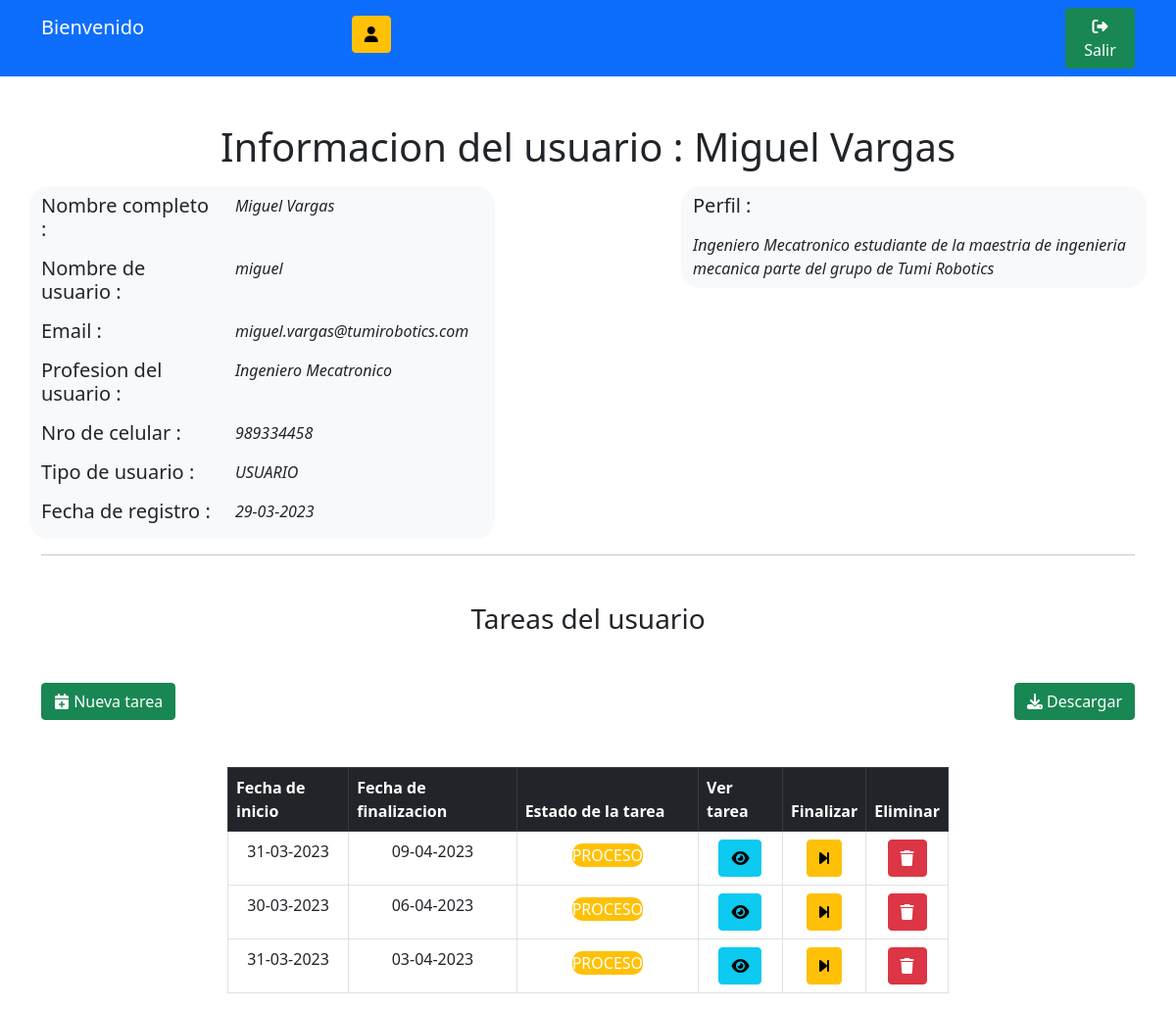
The app's page /verUsuario/3 with its own data.
### djangoTareas/models.py (models this page shows)
class datosAdicionales(models.Model):
    user = models.OneToOneField(User,on_delete=models.CASCADE)
    tipoUsuario = models.CharField(max_length=32,default="USUARIO")
    nroCelular = models.CharField(max_length=32, default="999888777")
    profesionUsuario = models.CharField(max_length=64,default="DEVELOPER")
    perfilUsuario = models.CharField(max_length=512,default='')
    fechaIngreso = models.DateField(default=date.today)

class tareasInformacion(models.Model):
    usuarioRelacionado = models.ForeignKey(User,on_delete=models.CASCADE)
    descripcionTarea = models.CharField(max_length=512,default='')
    fechaInicio = models.DateField(default=date.today)
    fechaFin = models.DateField(default=date.today)
    estadoTarea = models.CharField(max_length=32,default="PROCESO")

### djangoTareas/views.py (the view)
# urls.py: path('verUsuario/<str:ind>',views.verUsuario,name='verUsuario'),
def verUsuario(request,ind):
    usuarioInfo = User.objects.get(id=ind)
    tareasUsuario = tareasInformacion.objects.filter(usuarioRelacionado=usuarioInfo).order_by('id')
    return render(request,'informacionUsuario.html',{
        'usuarioInfo':usuarioInfo,
        'tareasUsuario':tareasUsuario,
    })

### djangoTareas/templates/informacionUsuario.html (shortened to what this page needs)
{% load static %}
<!DOCTYPE html>
<html>
    <head>
        <link href="https://cdn.jsdelivr.net/npm/bootstrap@5.0.2/dist/css/bootstrap.min.css" rel="stylesheet">
        <link rel="stylesheet" href="https://cdnjs.cloudflare.com/ajax/libs/font-awesome/6.4.0/css/all.min.css" />
    </head>
    <body>
        <div class="bg-primary">
            <div class="container">
                <div class="row justify-content-between align-items-center">
                    <div class="col-4 mt-3 mb-3 text-white">
                        <div class="row">
                            <div class="col-10">
                                <h5>Bienvenido {{ user.first_name }} {{ user.last_name }}</h5>
                            </div>
                            <div class="col-2 text-center">
                                <a class="btn btn-warning" href="#"><i class="fa-solid fa-user"></i></a>
                            </div>
                        </div>
                        <div class="row">
                        </div>
                    </div>
                    <div class="col-1">
                        <a class="btn btn-success" href="{% url 'djangoTareas:cerrarSesion' %}"><i class="fa-solid fa-right-from-bracket"></i> Salir</a>
                    </div>
                </div>
            </div>
        </div>
        <div class="mt-5 text-center mb-3">
            <h1>Informacion del usuario : {{ usuarioInfo.first_name }} {{ usuarioInfo.last_name }}</h1>
        </div>
        <div class="container">
            <div class="row justify-content-between">
                <div class="col-5 bg-light" style="border-radius: 20px;">
                    <div class="row mb-2 mt-2">
                        <div class="col-5">
                            <h5>Nombre completo : </h5>
                        </div>
                        <div class="col-7">
                            <i>{{ usuarioInfo.first_name }} {{ usuarioInfo.last_name }}</i>
                        </div>
                    </div>
                    <div class="row mb-2">
                        <div class="col-5">
                            <h5>Nombre de usuario : </h5>
                        </div>
                        <div class="col-7">
                            <i>{{ usuarioInfo.username }}</i>
                        </div>
                    </div>
                    <div class="row mb-2">
                        <div class="col-5">
                            <h5>Email : </h5>
                        </div>
                        <div class="col-7">
                            <i>{{ usuarioInfo.email }}</i>
                        </div>
                    </div>
                    <div class="row mb-2">
                        <div class="col-5">
                            <h5>Profesion del usuario : </h5>
                        </div>
                        <div class="col-7">
                            <i>{{ usuarioInfo.datosadicionales.profesionUsuario }}</i>
                        </div>
                    </div>
                    <div class="row mb-2">
                        <div class="col-5">
                            <h5>Nro de celular : </h5>
                        </div>
                        <div class="col-7">
                            <i>{{ usuarioInfo.datosadicionales.nroCelular }}</i>
                        </div>
                    </div>
                    <div class="row mb-2">
                        <div class="col-5">
                            <h5>Tipo de usuario : </h5>
                        </div>
                        <div class="col-7">
                            <i>{{ usuarioInfo.datosadicionales.tipoUsuario }}</i>
                        </div>
                    </div>
                    <div class="row mb-2">
                        <div class="col-5">
                            <h5>Fecha de registro : </h5>
                        </div>
                        <div class="col-7">
                            <i>{{ usuarioInfo.datosadicionales.fechaIngreso|date:"d-m-Y" }}</i>
                        </div>
                    </div>
                </div>
                <div class="col-5 bg-light h-100" style="border-radius: 20px;">
                    <div class="row mb-2 mt-2">
                        <div class="col-5">
                            <h5>Perfil : </h5>
                        </div>
                    </div>
                    <div class="row mb-2">
                        <div class="col-12">
                            <i>{{ usuarioInfo.datosadicionales.perfilUsuario }}</i>
                        </div>
                    </div>
                </div>
            </div>
            <hr class="hr">
        </div>
        <div class="mt-5 text-center mb-3">
            <h3>Tareas del usuario</h3>
        </div>
        <div class="container mt-5">
            <div class="row justify-content-between">
                <div class="col-2 text-start">
                    <button class="btn btn-success" data-bs-toggle="modal" data-bs-target="#nuevaTarea"><i class="fa-solid fa-calendar-plus"></i> Nueva tarea</button>
                </div>
                <div class="col-2 text-end">
                    <a class="btn btn-success" href="#"><i class="fa-solid fa-download"></i> Descargar</a>
                </div>
            </div>
        </div>
        <div class="mt-5 container">
            <div class="row justify-content-center">
                <div class="col-8">
                    <table class="table table-bordered">
                        <thead class="table-dark">
                            <th>Fecha de inicio</th>
                            <th>Fecha de finalizacion</th>
                            <th>Estado de la tarea</th>
                            <th>Ver tarea</th>
                            <th>Finalizar</th>
                            <th>Eliminar</th>
                        </thead>
                        <tbody>
                            {% for tarea in tareasUsuario %}
                                <tr class="text-center">
                                    <td>{{ tarea.fechaInicio|date:'d-m-Y' }}</td>
                                    <td>{{ tarea.fechaFin|date:'d-m-Y' }}</td>
                                    <td>
                                        {% if tarea.estadoTarea == 'PROCESO' %}
                                            <p class="bg-warning mx-5 mt-1 mb-1 text-center text-white" style="border-radius: 10px;">{{ tarea.estadoTarea }}</p>
                                        {% endif %}
                                    </td>
                                    <td><a class="btn btn-info"><i class="fa-solid fa-eye"></i></a></td>
                                    <td><a class="btn btn-warning" href="{% url 'djangoTareas:finalizarTarea' tarea.id usuarioInfo.id %}"><i class="fa-solid fa-forward-step"></i></a></td>
                                    <td><a class="btn btn-danger" href="{% url 'djangoTareas:eliminarTarea' tarea.id usuarioInfo.id %}"><i class="fa-solid fa-trash"></i></a></td>
                                </tr>
                            {% endfor %}
                        </tbody>
                    </table>
                </div>
            </div>
        </div>
    </body>
</html>

### records on screen
tareasInformacion: fechaInicio "31-03-2023", fechaFin "09-04-2023", estadoTarea "PROCESO"
tareasInformacion: fechaInicio "30-03-2023", fechaFin "06-04-2023", estadoTarea "PROCESO"
tareasInformacion: fechaInicio "31-03-2023", fechaFin "03-04-2023", estadoTarea "PROCESO"

### other values on screen
{{ usuarioInfo.first_name }} "Miguel"
{{ usuarioInfo.last_name }} "Vargas"
{{ usuarioInfo.username }} "miguel"
{{ usuarioInfo.email }} "miguel.vargas@tumirobotics.com"
{{ usuarioInfo.datosadicionales.profesionUsuario }} "Ingeniero Mecatronico"
{{ usuarioInfo.datosadicionales.nroCelular }} "989334458"
{{ usuarioInfo.datosadicionales.tipoUsuario }} "USUARIO"
{{ usuarioInfo.datosadicionales.fechaIngreso|date:"d-m-Y" }} "29-03-2023"
{{ usuarioInfo.datosadicionales.perfilUsuario }} "Ingeniero Mecatronico estudiante de la maestria de ingenieria mecanica parte del grupo de Tumi Robotics"
